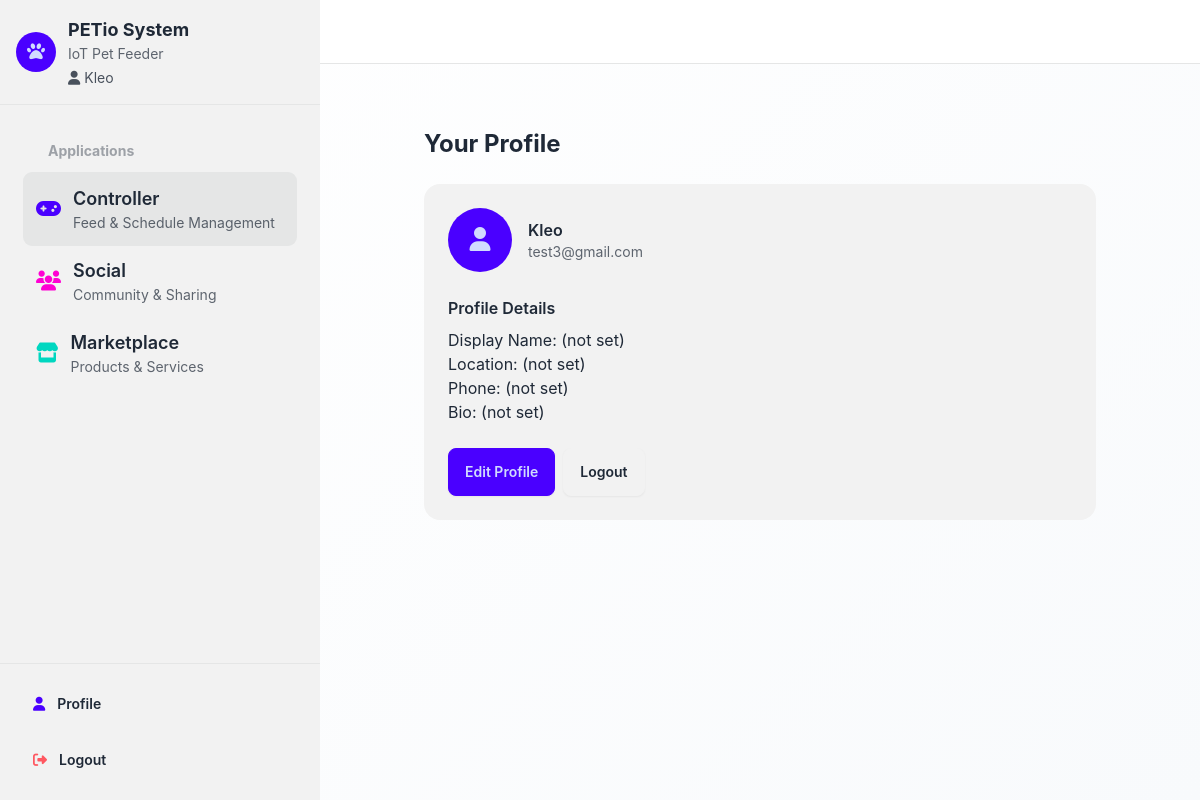
The page /accounts/profile/ (signed in) on the database its author committed.
### accounts/models.py (models this page shows, shortened)
class User(AbstractUser):
    email = models.EmailField("email address", unique=True, blank=True)
    mobile_number = models.CharField(max_length=32, blank=True, help_text="E.164 format, e.g., +1 555 123 4567")
    age = models.PositiveIntegerField(blank=True, null=True, help_text="Age in years")
    marketing_opt_in = models.BooleanField(default=False, help_text="User agreed to receive marketing updates")
    class Meta:
        ordering = ["username"]

class Profile(models.Model):
    user = models.OneToOneField(settings.AUTH_USER_MODEL, on_delete=models.CASCADE, related_name='profile')
    display_name = models.CharField(max_length=120, blank=True)
    bio = models.TextField(blank=True)
    location = models.CharField(max_length=120, blank=True)
    phone = models.CharField(max_length=30, blank=True)
    avatar = models.ImageField(upload_to='avatars/%Y/%m/', blank=True, null=True)
    created_at = models.DateTimeField(default=timezone.now, db_index=True)
    updated_at = models.DateTimeField(auto_now=True)
    class Meta:
        ordering = ['user__username']

### accounts/views.py (the view)
# urls.py: path("profile/", views.ProfileDetailView.as_view(), name="profile"),
class ProfileDetailView(LoginRequiredMixin, DetailView):
    template_name = "accounts/profile.html"
    context_object_name = "user_obj"
    def get_object(self, queryset=None):
        return self.request.user

### templates/accounts/profile.html (shortened to what this page needs)
{% extends "base.html" %}
{% block content %}
<div class="container mx-auto max-w-2xl py-10">
  <h1 class="text-2xl font-bold mb-6">Your Profile</h1>
  <div class="card bg-base-200 p-6">
    <div class="flex items-center gap-4">
      <div class="avatar placeholder">
        <div class="bg-primary text-primary-content rounded-full w-16">
          <span class="text-2xl"><i class="fas fa-user"></i></span>
        </div>
      </div>
      <div>
        <div class="font-semibold">{{ user_obj.username }}</div>
        <div class="text-sm opacity-70">{{ user_obj.email }}</div>
      </div>
    </div>
    <div class="mt-6">
      <h2 class="font-semibold mb-2">Profile Details</h2>
      <p>Display Name: {{ user_obj.profile.display_name|default:"(not set)" }}</p>
      <p>Location: {{ user_obj.profile.location|default:"(not set)" }}</p>
      <p>Phone: {{ user_obj.profile.phone|default:"(not set)" }}</p>
      <p>Bio: {{ user_obj.profile.bio|default:"(not set)" }}</p>
    </div>
    <div class="mt-6 flex gap-2">
      <a href="{% url 'accounts:profile_edit' %}" class="btn btn-primary">Edit Profile</a>
      <a href="{% url 'logout' %}" class="btn">Logout</a>
    </div>
  </div>
</div>
{% endblock %}

### templates/base.html (shortened to what this page needs)
<!DOCTYPE html>
<html lang="en" data-theme="light">
<head>
  <link href="https://cdn.jsdelivr.net/npm/daisyui@4.12.14/dist/full.min.css" rel="stylesheet" type="text/css" />
  <script src="https://cdn.tailwindcss.com"></script>
  <link rel="stylesheet" href="https://cdnjs.cloudflare.com/ajax/libs/font-awesome/6.5.1/css/all.min.css">
</head>
<body>
  <div class="drawer lg:drawer-open">
    <div class="drawer-content flex flex-col">
      <nav class="navbar sticky top-0 z-40 bg-base-100 border-b border-base-300">
      </nav>
      <main class="container mx-auto px-4 py-6">
        {% block content %}{% endblock %}
      </main>
    </div>
    <div class="drawer-side">
      <aside class="min-h-full w-80 bg-base-200 text-base-content flex flex-col">
        <div class="p-4 border-b border-base-300">
          <div class="flex items-center gap-3">
            <div class="avatar placeholder">
              <div class="bg-primary text-primary-content rounded-full w-10">
                <span class="text-lg"><i class="fas fa-paw"></i></span>
              </div>
            </div>
            <div>
              <h2 class="font-bold text-lg">PETio System</h2>
              <p class="text-sm opacity-70">IoT Pet Feeder</p>
              {% if request.user.is_authenticated %}
              <p class="text-sm opacity-80 mt-1"><i class="fas fa-user mr-1"></i>{{ request.user.username }}</p>
              {% endif %}
            </div>
          </div>
        </div>
        <nav class="flex-1 p-4">
          <ul class="menu menu-lg w-full">
            <li class="menu-title"><span>Applications</span></li>
            <li>
              <a href="/" class="flex items-center gap-3 p-3 rounded-lg hover:bg-base-300 transition-colors {% if not request.resolver_match or not request.resolver_match.namespace or request.resolver_match and not request.resolver_match.namespace and request.resolver_match.url_name == 'home' or request.resolver_match and not request.resolver_match.namespace and request.resolver_match.url_name == 'schedules_ui' or request.resolver_match and not request.resolver_match.namespace and request.resolver_match.url_name == 'history' or request.resolver_match and not request.resolver_match.namespace and request.resolver_match.url_name == 'control_panel' or request.resolver_match.namespace == 'accounts' or request.resolver_match.namespace == 'admin' %}bg-base-300 ring-1 ring-base-300{% endif %}">
                <i class="fas fa-gamepad text-primary text-xl"></i>
                <div>
                  <div class="font-semibold">Controller</div>
                  <div class="text-sm opacity-70">Feed & Schedule Management</div>
                </div>
              </a>
            </li>
            <li>
              <a href="/social/" class="flex items-center gap-3 p-3 rounded-lg hover:bg-base-300 transition-colors {% if request.resolver_match and request.resolver_match.namespace == 'social' %}bg-base-300 ring-1 ring-base-300{% endif %}">
                <i class="fas fa-users text-secondary text-xl"></i>
                <div>
                  <div class="font-semibold">Social</div>
                  <div class="text-sm opacity-70">Community & Sharing</div>
                </div>
              </a>
            </li>
            <li>
              <a href="/marketplace/" class="flex items-center gap-3 p-3 rounded-lg hover:bg-base-300 transition-colors ">
                <i class="fas fa-store text-accent text-xl"></i>
                <div>
                  <div class="font-semibold">Marketplace</div>
                  <div class="text-sm opacity-70">Products & Services</div>
                </div>
              </a>
            </li>
          </ul>
        </nav>
        <div class="p-4 border-t border-base-300">
          {% if request.user.is_authenticated %}
          <div class="flex flex-col gap-2">
            <a href="{% url 'accounts:profile' %}" class="btn btn-ghost btn-block justify-start gap-3">
              <i class="fas fa-user text-primary"></i>
              <span>Profile</span>
            </a>
            <a href="{% url 'logout' %}" class="btn btn-ghost btn-block justify-start gap-3">
              <i class="fas fa-sign-out-alt text-error"></i>
              <span>Logout</span>
            </a>
          </div>
          {% endif %}
        </div>
      </aside>
    </div>
  </div>
</body>
</html>

### templates/base.html (style rules this page uses)
:root { --primary-blue: #3b82f6; --accent-emerald: #10b981; --accent-amber: #f59e0b; --success-green: #22c55e; --warning-orange: #f97316; --error-red: #ef4444; --bg-primary: #ffffff; --bg-secondary: #f8fafc; --bg-card: #ffffff; --bg-card-hover: #f1f5f9; --text-primary: #1e293b; --text-secondary: #475569; --text-muted: #64748b; --shadow-card: 0 1px 3px 0 rgba(0, 0, 0, 0.1), 0 1px 2px 0 rgba(0, 0, 0, 0.06); --shadow-card-hover: 0 4px 6px -1px rgba(0, 0, 0, 0.1), 0 2px 4px -1px rgba(0, 0, 0, 0.06); --transition-smooth: all 0.3s cubic-bezier(0.4, 0, 0.2, 1); --transition-fast: all 0.15s ease-in-out; --transition-medium: all 0.25s ease-in-out; }
body { background: linear-gradient(135deg, #ffffff 0%, #f8fafc 100%); min-height: 100vh; font-family: 'Inter', -apple-system, BlinkMacSystemFont, sans-serif; transition: var(--transition-smooth); }

### rows shown on the page
User: username "Kleo", email "test3@gmail.com", profile.display_name "(not set)", profile.location "(not set)", profile.phone "(not set)", profile.bio "(not set)", user.username "Kleo"
